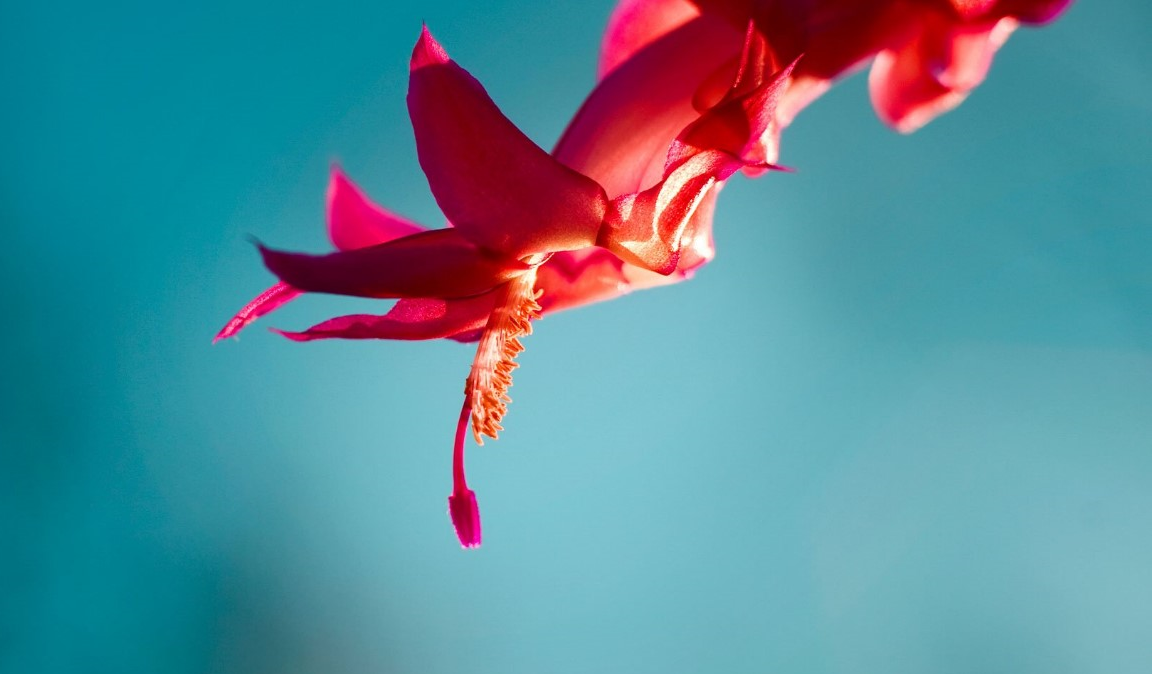
#> input picture opencv/opencv/image.png, 1152 x 674 px
$ jupyter execute 'image croping.ipynb'
#> lines starting #> are read from the running program, lines starting #| are printed output that depends on the picture
[cell 1]
import cv2

[cell 2]
img=cv2.imread("image.png")
#> img is the input picture: shape (674, 1152, 3); mean B, G, R 152.6, 138.1, 88

[cell 3]
height,width=img.shape[:2]
#> height = 674; width = 1152

[cell 4]
start_row,start_col=int(height*.25),int(width*.25)
#> start_row = 168; start_col = 288

[cell 5]
end_row,end_col=int(height*.75),int(width*.75)
#> end_row = 505; end_col = 864

[cell 6]
cropped=img[start_row:end_row,start_col:end_col]
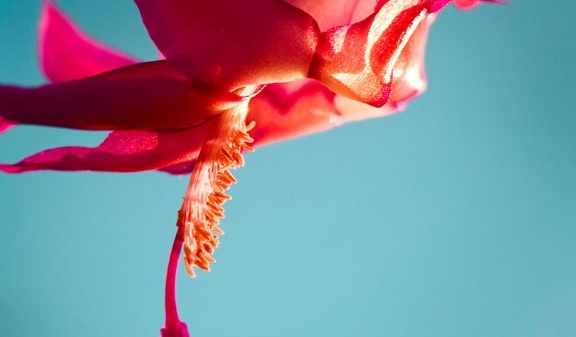
#> cropped: shape (337, 576, 3); mean B, G, R 153.5, 140.1, 132.6


$ run again, with opencv/opencv/bg.jpg saved as opencv/opencv/image.png
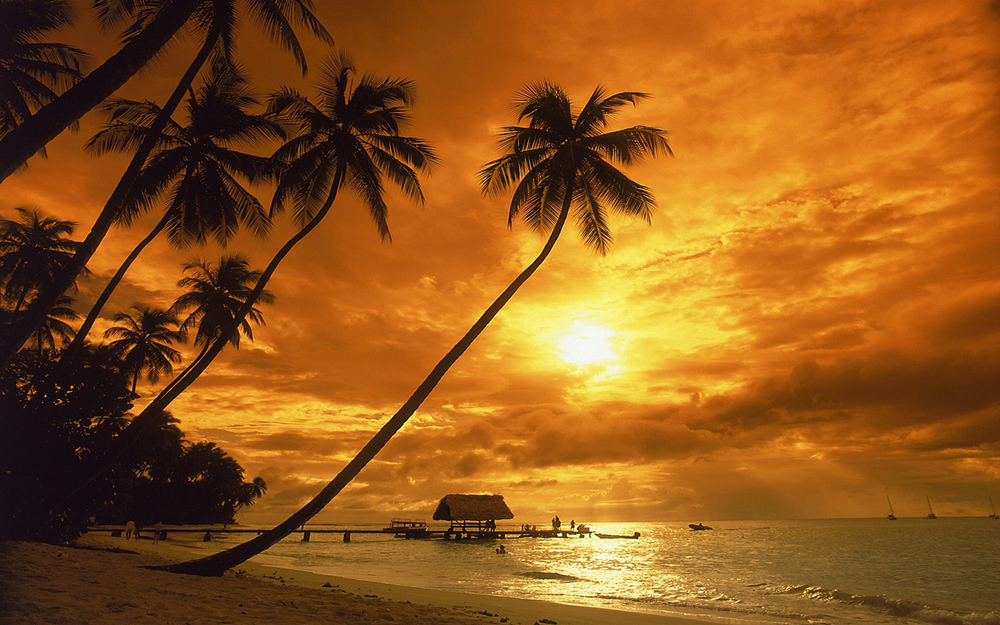
#> input picture opencv/opencv/bg.jpg, 1000 x 625 px, shrunk from 3840 x 2400 before the run
#> img is the input picture: shape (625, 1000, 3); mean B, G, R 26.6, 87.6, 147
#> `cropped=img[start_row:end_row,start_col:end_col]`:
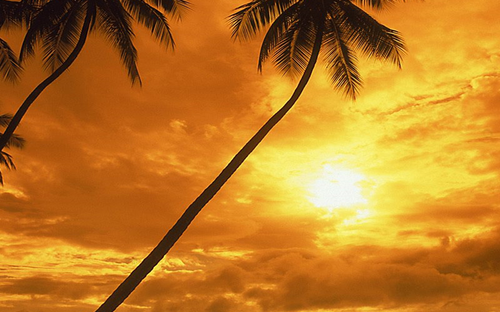
#> cropped: shape (312, 500, 3); mean B, G, R 37.2, 122.9, 189.8

$ run again, with opencv/opencv/face1.jpg saved as opencv/opencv/image.png
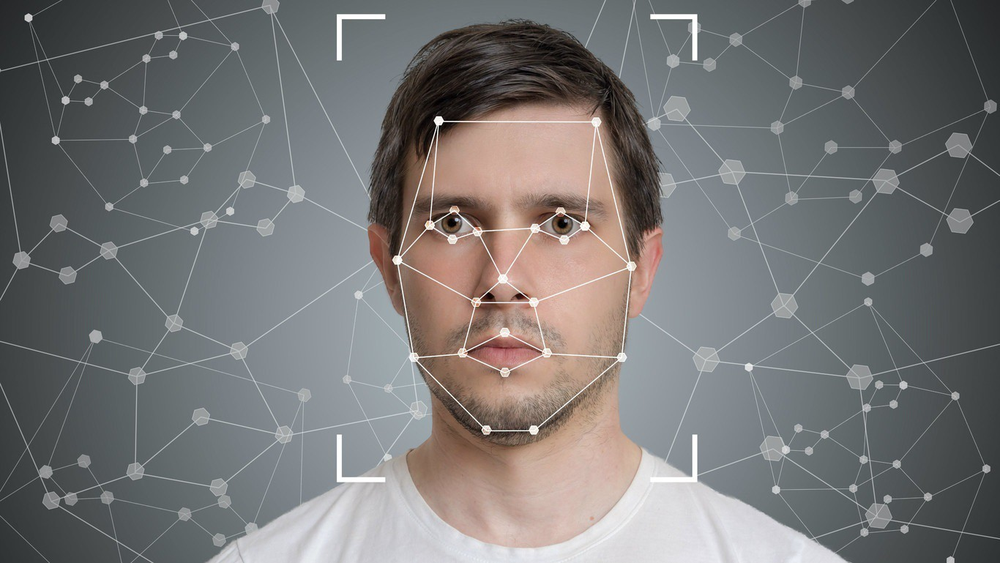
#> input picture opencv/opencv/face1.jpg, 1000 x 563 px, shrunk from 1366 x 769 before the run
#> img is the input picture: shape (563, 1000, 3); mean B, G, R 117.6, 117.8, 118.8
#> `cropped=img[start_row:end_row,start_col:end_col]`:
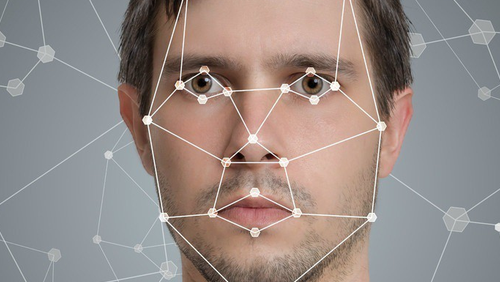
#> cropped: shape (282, 500, 3); mean B, G, R 135.2, 139.4, 151.1

$ run again, with opencv/opencv/sachin.jpg saved as opencv/opencv/image.png
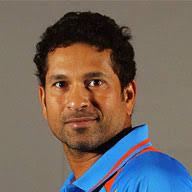
#> input picture opencv/opencv/sachin.jpg, 192 x 192 px
#> img is the input picture: shape (192, 192, 3); mean B, G, R 95.8, 103.1, 114.1
#> `cropped=img[start_row:end_row,start_col:end_col]`:
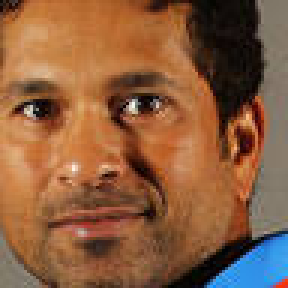
#> cropped: shape (96, 96, 3) (shown 3 times larger); mean B, G, R 62.9, 93.7, 139.1
